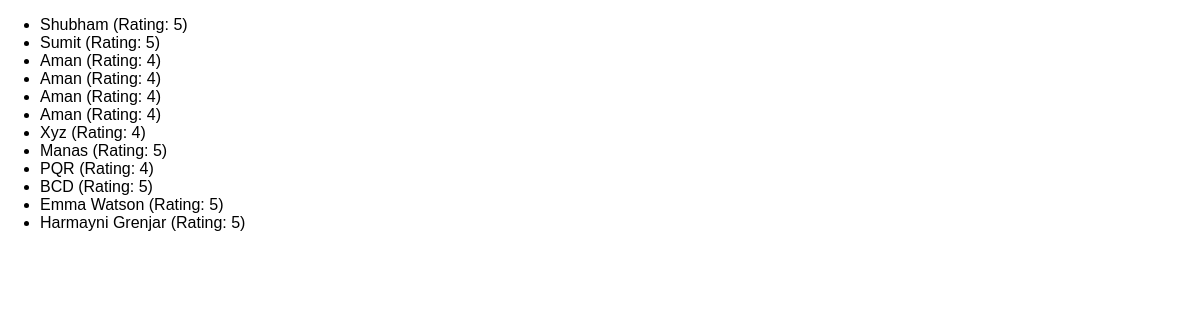
The app's page /reviews/ with its own data.
### reviews/models.py (models this page shows)
class Review(models.Model):
    user_name = models.CharField(max_length=100)
    review_text = models.TextField()
    rating = models.IntegerField()

### reviews/views.py (the view)
# urls.py: path("reviews/", views.ReviewListView.as_view()),
class ReviewListView(ListView):
    template_name = "reviews/review-list.html"
    model = Review
    context_object_name = "reviews"
    def get_queryset(self):
        base_query = super().get_queryset()
        data = base_query.filter(rating__gte=4)
        return data

### reviews/templates/reviews/review-list.html (shortened to what this page needs)
{% extends "reviews/base.html" %}
{% block content %}
    <ul>
        {% for review in reviews %}
            <li>{{ review.user_name }} (Rating: {{ review.rating }})</li>
        {% endfor%}
    </ul>
{% endblock %}

### reviews/static/reviews/styles.css (style rules this page uses)
body { font-family: sans-serif; margin: 0; }

### records on screen
Review: user_name "Shubham", rating "5"
Review: user_name "Sumit", rating "5"
Review: user_name "Aman", rating "4"
Review: user_name "Aman", rating "4"
Review: user_name "Aman", rating "4"
Review: user_name "Aman", rating "4"
Review: user_name "Xyz", rating "4"
Review: user_name "Manas", rating "5"
Review: user_name "PQR", rating "4"
Review: user_name "BCD", rating "5"
Review: user_name "Emma Watson", rating "5"
Review: user_name "Harmayni Grenjar", rating "5"
